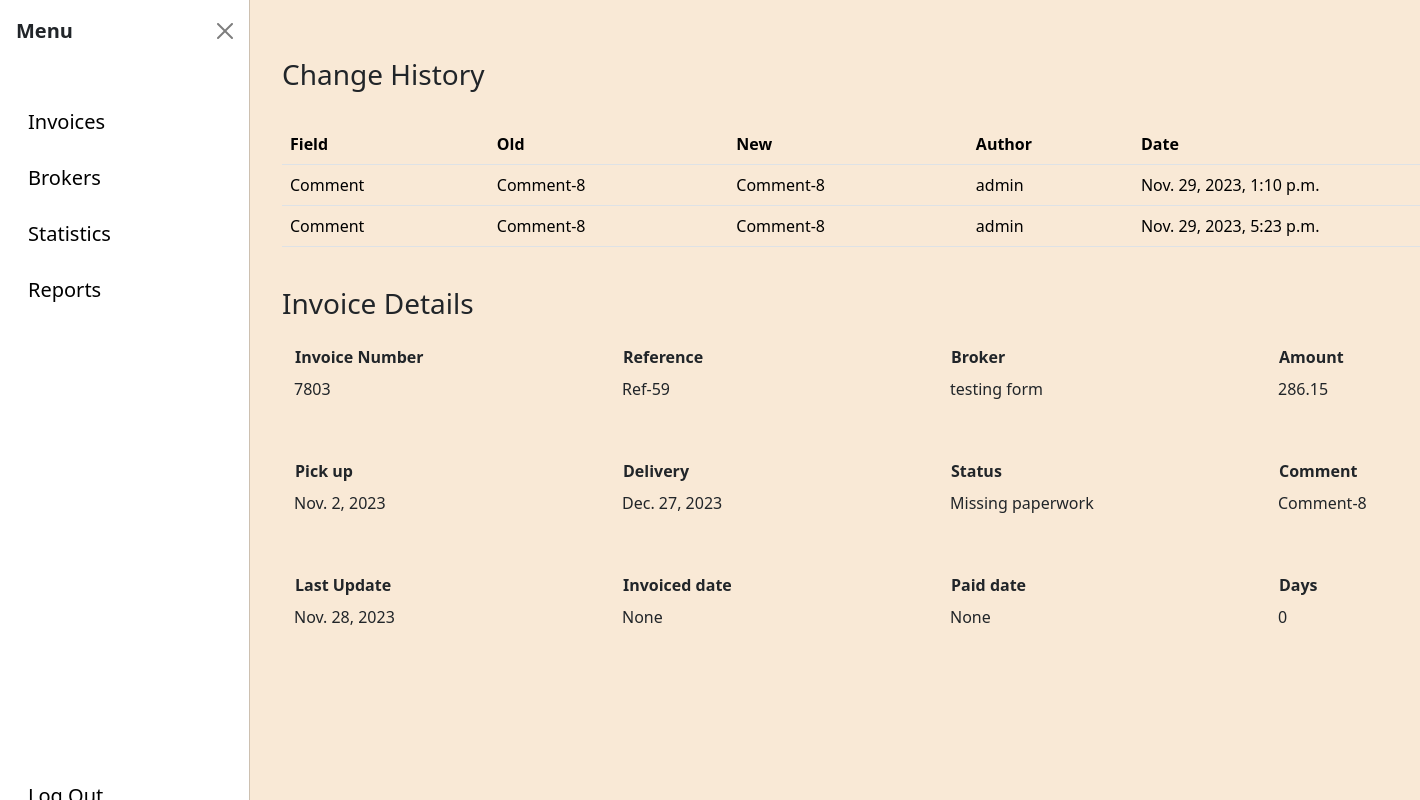
Screenshot of /invoices/invoice-detail/2 with the database file from the repository.
### invoices/models.py (models this page shows, shortened)
class InvoiceChangeHistory(models.Model):
    field = models.CharField(max_length=100)
    old = models.CharField(max_length=100)
    new = models.CharField(max_length=100)
    user = models.ForeignKey(User, on_delete=models.CASCADE)
    invoice = models.ForeignKey(Invoice, on_delete=models.CASCADE)
    date = models.DateTimeField(auto_now_add=True, null=True, blank=True)

class Invoice(models.Model):
    invoice_number = models.BigIntegerField()
    reference = models.CharField(max_length=250)
    broker = models.ForeignKey(Broker, on_delete=models.SET_NULL, null=True, blank=True)
    pick_up = models.DateField()
    delivery = models.DateField()
    amount = models.DecimalField(max_digits=10, decimal_places=2)
    status = models.ForeignKey(Status, on_delete=models.SET_NULL, null=True, blank=True)
    comment = models.CharField(max_length=255)
    last_update = models.DateField()
    invoiced_date = models.DateField(null=True, blank=True)
    paid_date = models.DateField(null=True, blank=True)
    days_since_invoiced = models.IntegerField(null=True, blank=True)

class Status(models.Model):
    name = models.CharField(max_length=250)

### brokers/models.py (models this page shows, shortened)
class Broker(models.Model):
    company = models.CharField(max_length=150, null=False, blank=False)
    postal = models.BigIntegerField(null=False, blank=False)
    state = models.CharField(max_length=50, null=False, blank=False)
    status = models.ForeignKey(Status, on_delete=models.CASCADE, null=False, blank=False)
    mc_number = models.BigIntegerField(null=False, blank=False)
    city = models.CharField(max_length=100, null=False, blank=False)
    phone_number = models.CharField(max_length=20, null=False, blank=False)

### invoices/views.py (the view)
# urls.py: path('invoice-detail/<int:pk>', InvoiceDetailView.as_view(), name='invoice-detail'),
class InvoiceDetailView(View):
    def get(self, request, pk):
        invoice_instance = get_object_or_404(Invoice, pk=pk)
        history = InvoiceChangeHistory.objects.filter(invoice=invoice_instance).all()
        context = {
            "invoice": invoice_instance,
            "history": history,
        }
        return render(request, 'invoices/invoice_detail.html', context)

### invoices/templates/invoices/invoice_detail.html (shortened to what this page needs)
{% extends "base.html" %}
{% block content %}
<div class="container">
    {% if history %}
        <h3>Change History</h3> <br>
        <table class="table table-hover">
            <thead>
                <th>Field</th>
                <th>Old</th>
                <th>New</th>
                <th>Author</th>
                <th>Date</th>
            </thead>
            <tbody>
                {% for activity in history %}
                    <tr>
                        <td>{{ activity.field }}</td>
                        <td>{{ activity.old }}</td>
                        <td>{{ activity.new }}</td>
                        <td>{{ activity.user }}</td>
                        <td>{{ activity.date }}</td>
                    </tr>
                {% endfor %}
            </tbody>
        </table>
    {% endif %}
    <br>
    <h3>Invoice Details</h3>
<div class="invoice-items">
        <div class="form-floating mb-3">
            <label for="invoice_number"><b>Invoice Number</b></label><br>
            <input type="email" readonly class="form-control-plaintext" id="floatingPlaintextInput" placeholder="{{ invoice.invoice_number }}" value="{{ invoice.invoice_number }}">
        </div>
        <div class="form-floating mb-3">
            <label for="reference"><b>Reference</b></label><br>
            <input type="email" readonly class="form-control-plaintext" id="floatingPlaintextInput" placeholder="{{ invoice.reference }}" value="{{ invoice.reference }}">
        </div>
        <div class="form-floating mb-3">
            <label for="broker"><b>Broker</b></label><br>
            <input type="email" readonly class="form-control-plaintext" id="floatingPlaintextInput" placeholder="{{ invoice.broker.company }}" value="{{ invoice.broker.company }}">
        </div>
        <div class="form-floating mb-3">
            <label for="amount"><b>Amount</b></label><br>
            <input type="email" readonly class="form-control-plaintext" id="floatingPlaintextInput" placeholder="{{ invoice.amount }}" value="{{ invoice.amount }}">
        </div>
        <div class="form-floating mb-3">
            <label for="pick_up"><b>Pick up</b></label><br>
            <input type="email" readonly class="form-control-plaintext" id="floatingPlaintextInput" placeholder="{{ invoice.pick_up }}" value="{{ invoice.pick_up }}">
        </div>
        <div class="form-floating mb-3">
            <label for="delivery"><b>Delivery</b></label><br>
            <input type="email" readonly class="form-control-plaintext" id="floatingPlaintextInput" placeholder="{{ invoice.delivery }}" value="{{ invoice.delivery }}">
        </div>
        <div class="form-floating mb-3">
            <label for="status"><b>Status</b></label><br>
            <input type="email" readonly class="form-control-plaintext" id="floatingPlaintextInput" placeholder="{{ invoice.status.name }}" value="{{ invoice.status.name }}">
        </div>
        <div class="form-floating mb-3">
            <label for="comment"><b>Comment</b></label><br>
            <input type="email" readonly class="form-control-plaintext" id="floatingPlaintextInput" placeholder="{{ invoice.comment }}" value="{{ invoice.comment }}">
        </div>
        <div class="form-floating mb-3">
            <label for="last_update"><b>Last Update</b></label><br>
            <input type="email" readonly class="form-control-plaintext" id="floatingPlaintextInput" placeholder="{{ invoice.last_update }}" value="{{ invoice.last_update }}">
        </div>
        <div class="form-floating mb-3">
            <label for="invoiced_date"><b>Invoiced date</b></label><br>
            <input type="email" readonly class="form-control-plaintext" id="floatingPlaintextInput" placeholder="{{ invoice.invoiced_date }}" value="{{ invoice.invoiced_date }}">
        </div>
        <div class="form-floating mb-3">
            <label for="paid_date"><b>Paid date</b></label><br>
            <input type="email" readonly class="form-control-plaintext" id="floatingPlaintextInput" placeholder="{{ invoice.paid_date }}" value="{{ invoice.paid_date }}">
        </div>
        <div class="form-floating mb-3">
            <label for="days"><b>Days</b></label><br>
            <input type="email" readonly class="form-control-plaintext" id="floatingPlaintextInput" placeholder="{{ invoice.days_since_invoiced }}" value="{{ invoice.days_since_invoiced }}">
        </div>
</div>
</div>
{% endblock content %}

### static/main.css (style rules this page uses)
.container { margin-left: auto; }
.container.offcanvas-open { margin-left: 270px; transition: margin-left 0.9s ease ; }
body { background-color: #f9e9d6; }
tbody, td, tfoot, th, thead, tr { background-color: transparent !important; }
.invoice-items { display: grid; grid-template-columns: repeat(4, 1fr); gap: 16px; }

### rows the page displays
InvoiceChangeHistory: field "Comment", old "Comment-8", new "Comment-8", user "admin", date "Nov. 29, 2023, 1:10 p.m."
InvoiceChangeHistory: field "Comment", old "Comment-8", new "Comment-8", user "admin", date "Nov. 29, 2023, 5:23 p.m."
Invoice: invoice_number "7803", reference "Ref-59", broker.company "testing form", amount "286.15", pick_up "Nov. 2, 2023", delivery "Dec. 27, 2023", status.name "Missing paperwork", comment "Comment-8", last_update "Nov. 28, 2023", invoiced_date "None", paid_date "None", days_since_invoiced "0"
